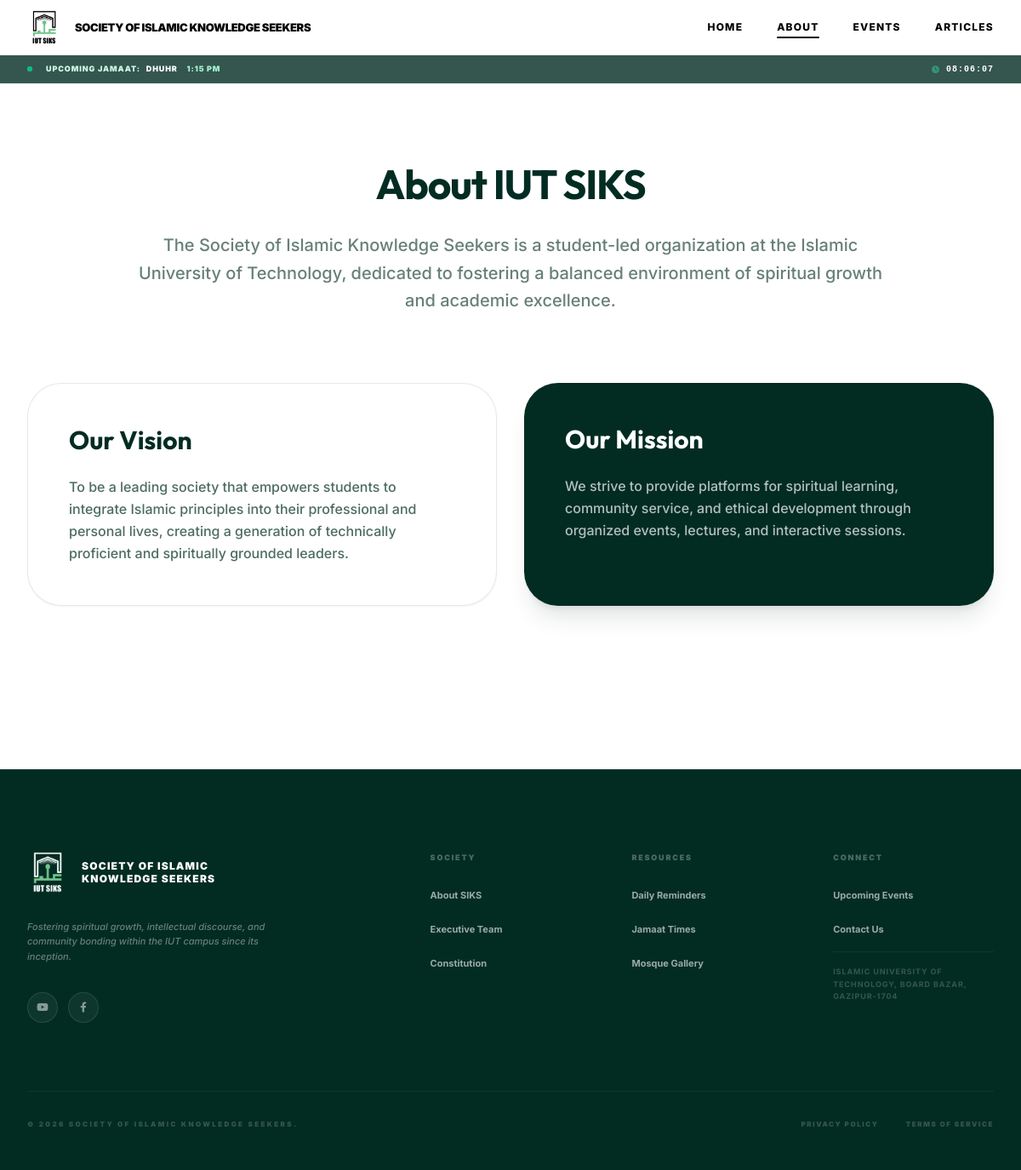
Page /about.php on the committed database.
### tables this page shows
CREATE TABLE IF NOT EXISTS about_content (
    id INT AUTO_INCREMENT PRIMARY KEY,
    type VARCHAR(50),  
    title VARCHAR(255),
    description LONGTEXT,
    image_path VARCHAR(255),
    sort_order INT DEFAULT 0
);

### includes/config.php (called while the page is built, shortened)
<?php
require_once __DIR__ . '/db.php';
function getAboutContent($type = null)
{
    global $pdo;
    try {
        if ($type) {
            $stmt = $pdo->prepare("SELECT * FROM about_content WHERE type = ? ORDER BY sort_order ASC");
            $stmt->execute([$type]);
        } else {
            $stmt = $pdo->query("SELECT * FROM about_content ORDER BY sort_order ASC");
        }
        return $stmt->fetchAll();
    } catch (PDOException $e) {
        return [];
    }
}

### about.php (the view, shortened to what this page needs)
<?php
require_once 'includes/config.php';
require_once 'includes/header.php';
$aboutTitle = getAboutContent('title');
$aboutCards = getAboutContent('card');
?>
<section class="py-24">
    <div class="max-w-7xl mx-auto px-4 sm:px-6 lg:px-8">
        <?php if ($aboutTitle): ?>
            <div class="max-w-4xl mx-auto text-center mb-20">
                <h2 class="text-5xl font-display font-bold text-emerald-950 mb-8 tracking-tight">
                    <?php echo htmlspecialchars($aboutTitle[0]['title']); ?>
                </h2>
                <p class="text-xl text-emerald-950/60 leading-relaxed font-medium">
                    <?php echo nl2br(htmlspecialchars($aboutTitle[0]['description'])); ?>
                </p>
            </div>
        <?php endif; ?>
        <div class="grid grid-cols-1 md:grid-cols-2 gap-8 mb-24">
            <?php foreach ($aboutCards as $index => $card):
                $isDark = ($index % 2 !== 0);
                $totalCards = count($aboutCards);
                $isLast = ($index === $totalCards - 1);
                $spanFull = ($isLast && $totalCards % 2 !== 0);
            ?>
                <div class="<?php echo $spanFull ? 'md:col-span-2' : ''; ?> p-12 <?php echo $isDark ? 'bg-emerald-950 text-white shadow-xl shadow-emerald-950/10' : 'bg-white border border-emerald-950/10 shadow-sm'; ?> rounded-[40px] transition-all duration-300 hover:shadow-2xl">
                    <h3 class="text-3xl font-display font-bold mb-6 <?php echo $isDark ? 'text-white' : 'text-emerald-950'; ?>">
                        <?php echo htmlspecialchars($card['title']); ?>
                    </h3>
                    <p class="leading-relaxed text-base font-medium <?php echo $isDark ? 'text-white/70' : 'text-emerald-950/70'; ?>">
                        <?php echo nl2br(htmlspecialchars($card['description'])); ?>
                    </p>
                </div>
            <?php endforeach; ?>
        </div>
    </div>
</section>
<?php require_once 'includes/footer.php'; ?>

### css/styles.css (style rules this page uses)
:root { --emerald-primary: #10b981; --emerald-dark: #064e3b; --emerald-glow: rgba(16, 185, 129, 0.2); }
.font-display { font-family: 'Outfit', sans-serif; }

### includes/header.php (style rules this page uses)
:root { --emerald-essence: #022c22; --emerald-deep: #022c22; --emerald-light: #ffffff; }
body { background-color: #ffffff; color: var(--emerald-deep); overflow-x: hidden; }

### rows in the picture
about_content: title "About IUT SIKS", description "The Society of Islamic Knowledge Seekers is a student-led organization at the Islamic University of Technology, dedicated to fostering a balanced environment of spiritual growth and academic excellence."
about_content: title "Our Vision", description "To be a leading society that empowers students to integrate Islamic principles into their professional and personal lives, creating a generation of technically proficient and spiritually grounded leaders."
about_content: title "Our Mission", description "We strive to provide platforms for spiritual learning, community service, and ethical development through organized events, lectures, and interactive sessions."

### other values in the picture
$label "HOME"
$label "ABOUT"
$label "EVENTS"
$label "ARTICLES"
IUT_ADDRESS "ISLAMIC UNIVERSITY OF TECHNOLOGY, BOARD BAZAR, GAZIPUR-1704"
